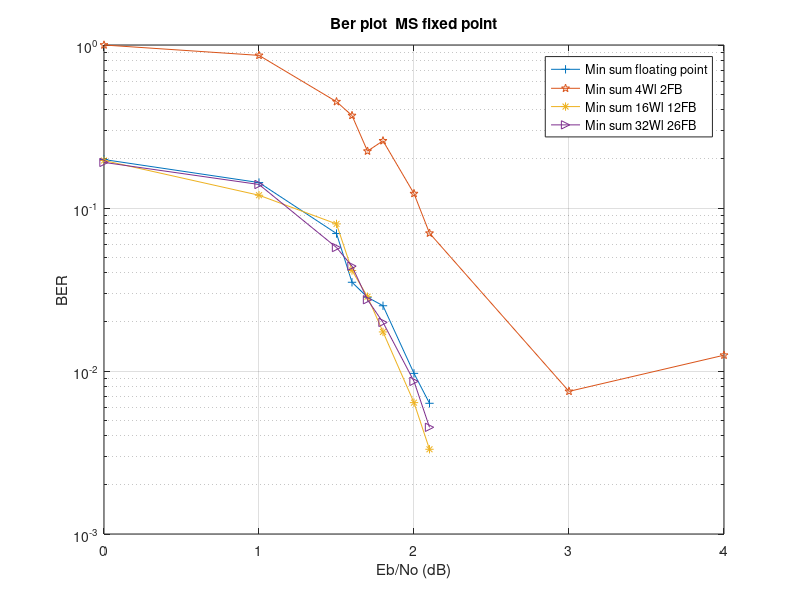

Recreate this plot in MATLAB.

EB2NO2=[2.1 2 1.8 1.7 1.6 1.5 1.0 0];
EB2NO=[4 3 2.1 2 1.8 1.7 1.6 1.5 1.0 0];

BER32_26 = [0.00451388888888889 0.00864027947361281 0.0198712086572169 0.0273627969706401 0.0439709115508202 0.0572089947089947 0.139425657541600 0.190450254175744];
BER16_12 = [0.00331018518518519,0.00639660493827161,0.0173673673673674,0.0285779606767261,0.0413580246913580,0.0798512187401076,0.119776828110161,0.195601851851852];
BER8_5 = [0.00925925925925926,0.00733111388542100,0.0203460038986355,0.0244953948657652,0.0358926342072409,0.0553931124106563,0.158487654320988,0.210905349794239];
BER6_2 = [0.0131468347780405,0.0197802624427362,0.0370370370370370,0.0513054037644202,0.0614258048898572,0.0624691358024691,0.143237934904602,0.215020576131687];
BER4_2 = [0.0125000000000000,0.00750000000000000,0.0700808625336927,0.122549019607843,0.258426966292135,0.223300970873786,0.369230769230769,0.448979591836735,0.863636363636364,1];
BER50 = [0.00633744855967078 0.00967078189300412 0.0251358024691358 0.0283338894450006 0.0350256623664863 0.0697128287707998 0.143237934904602 0.198302469135802];

figure
semilogy(EB2NO2, BER50,'+-', EB2NO, BER4_2,'p-', EB2NO2, BER16_12,'*-',EB2NO2, BER32_26,'>-')

legend('Min sum floating point','Min sum 4Wl 2FB','Min sum 16Wl 12FB','Min sum 32Wl 26FB')



grid on
title('Ber plot  MS fixed point')
xlabel('Eb/No (dB)')
ylabel('BER')